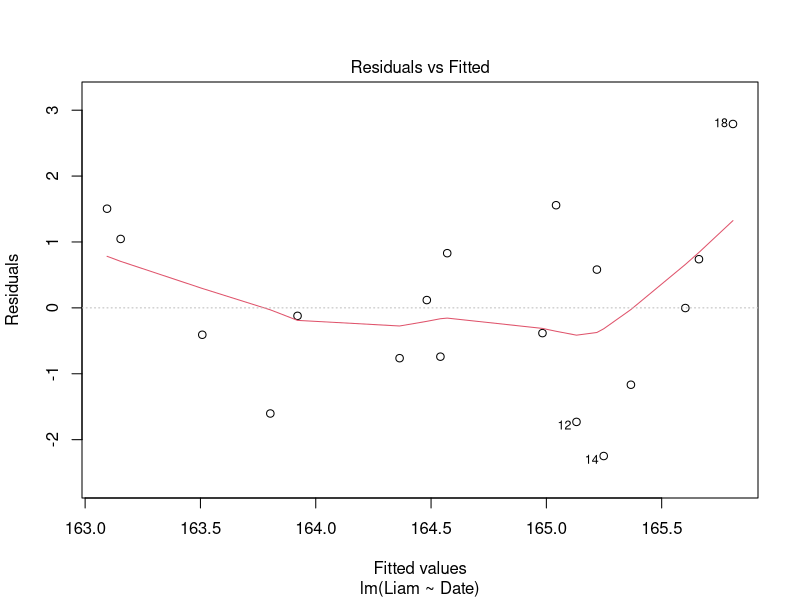
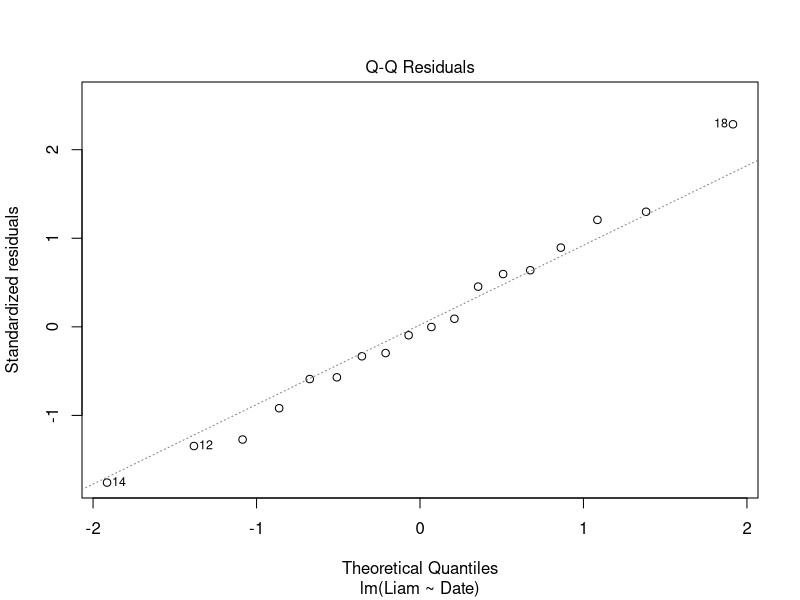
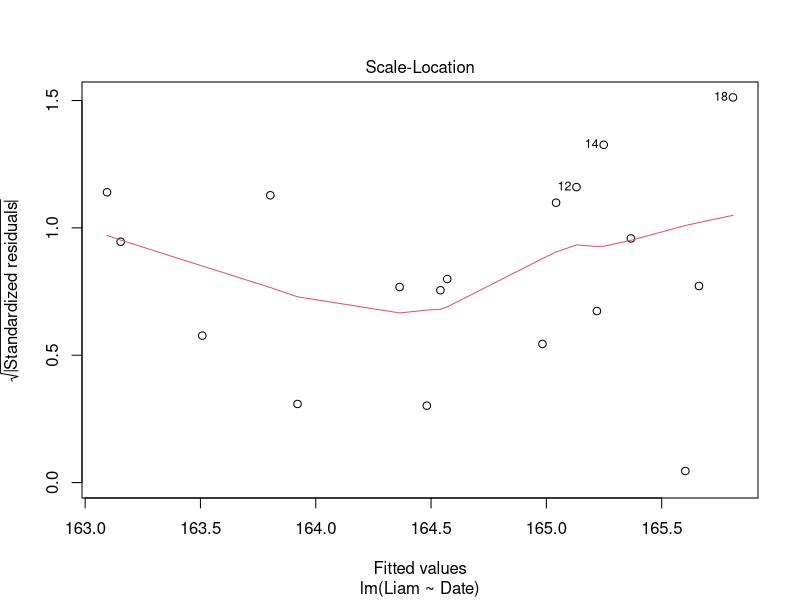
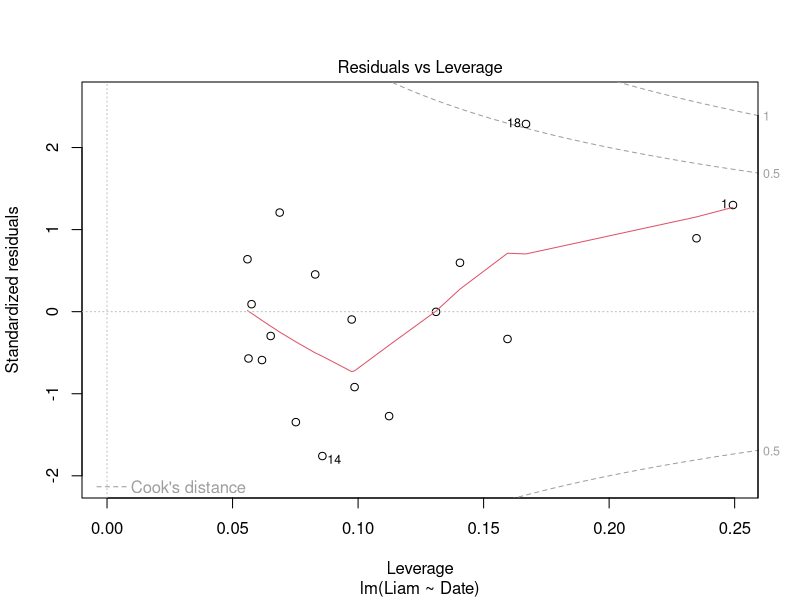
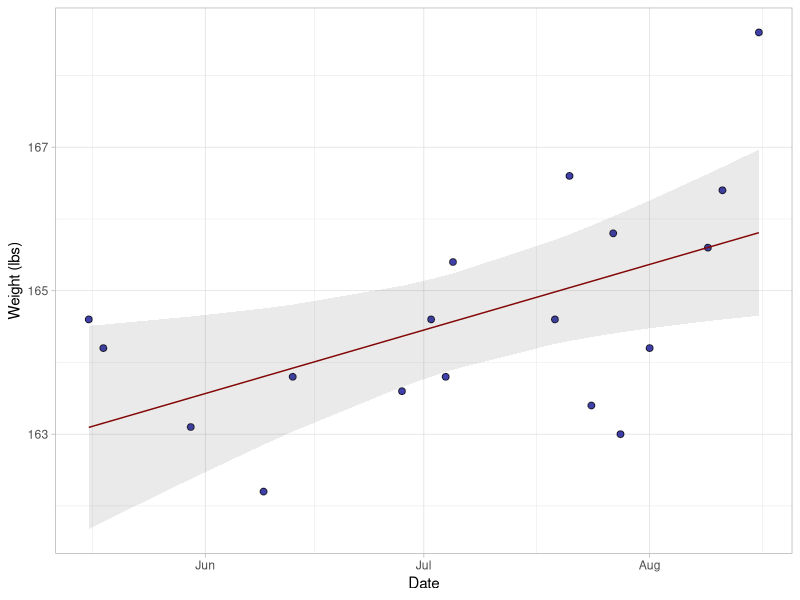

The R script that drew these images, in order:
#load packages into environment
library(tidyverse)
library(here)
library(ggeffects)
library(data.table)
library(lubridate)

# Load and pre-process data
wbd <- read.delim(here("weight_data.txt"), sep = " ", header = F, col.names = c("Date", "Time", "Liam")) %>% 
  mutate(Date = as.numeric(as.Date(Date)-19492),
         Time = as.ITime(x = Time)) %>% 
  filter(Date < 94)

# Model weight change by day
mod <- lm(Liam ~ Date, wbd)
summary(mod)
plot(mod)

# Predict weight by day from linear model
pred <- ggpredict(mod, terms = c("Date")) %>% 
  rename(Liam = predicted)

# Return dates back to date formats
pred$Date <- as_date(pred$x+19492)
wbd$Date <- as_date(wbd$Date+19492)

# Plot weight by day
#pdf("weight.pdf", width = 4, height = 3.5)
wbd %>% ggplot(aes(Date, Liam)) +
  geom_point(fill = "darkblue", pch = 21, size = 2, alpha = 0.75) +
  geom_line(data = pred, color = "darkred") +
  geom_ribbon(data = pred, aes(ymin = conf.low, ymax = conf.high), alpha = 0.1) +
  labs(x = "Date", y = "Weight (lbs)") +
  theme_light() 
#dev.off()

# Results:

# According to this model I gained 0.009 lbs everyday since May 16, 2023. 
# At that rate, I would reach my goal of 170 lbs in 711 days (~ 2 years).
# I need to increase calories and muscle growth to reach this goal in a reasonable time frame.
